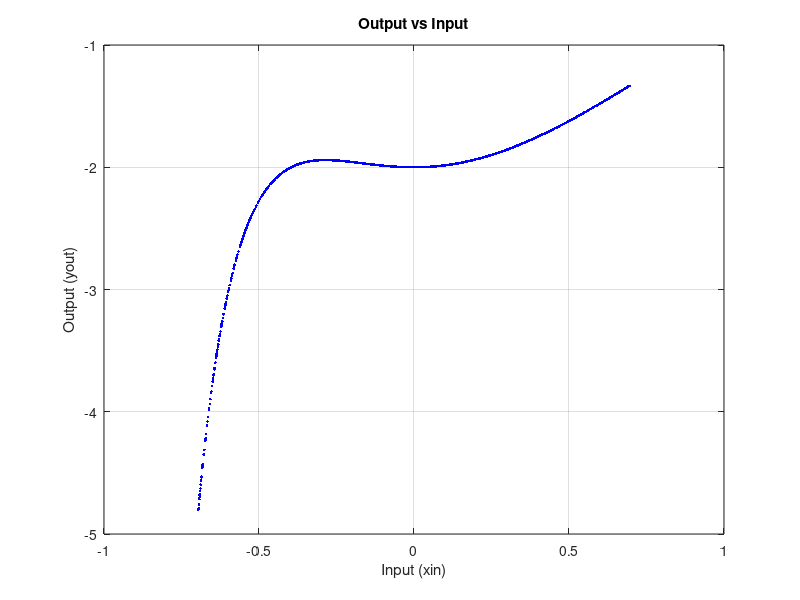
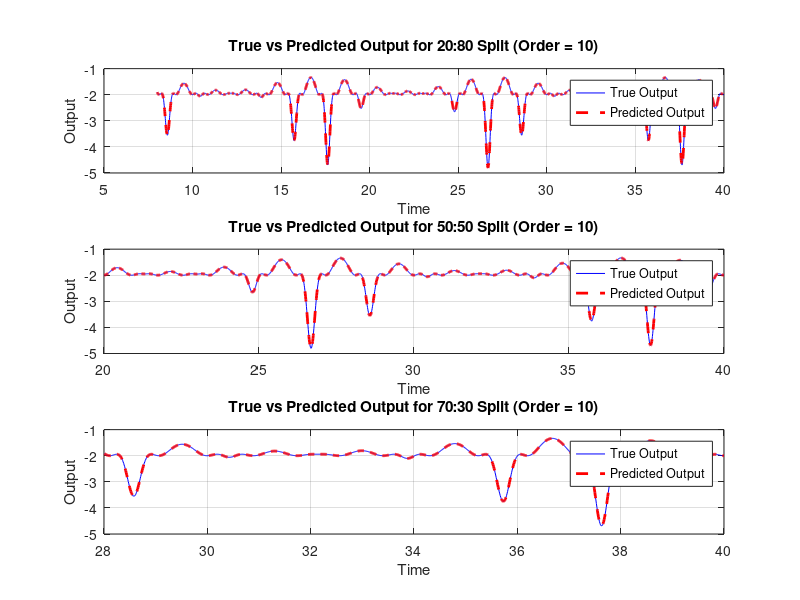
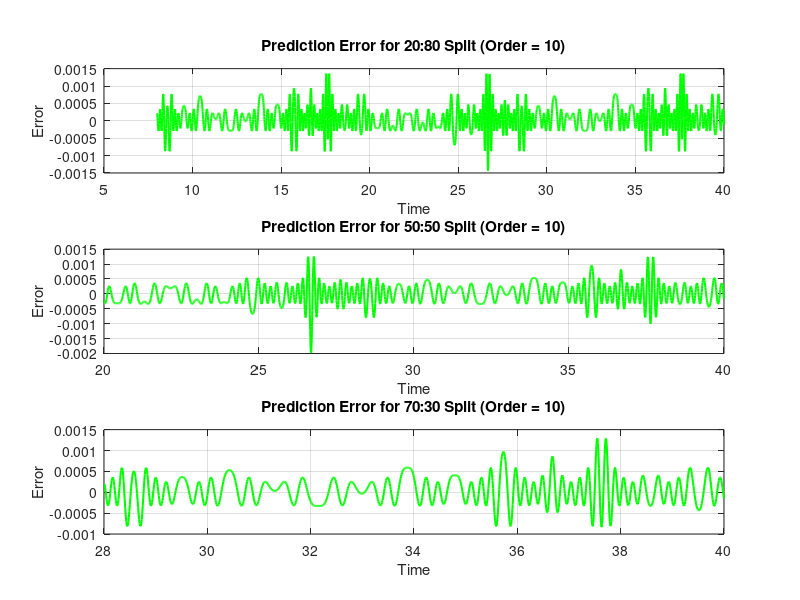
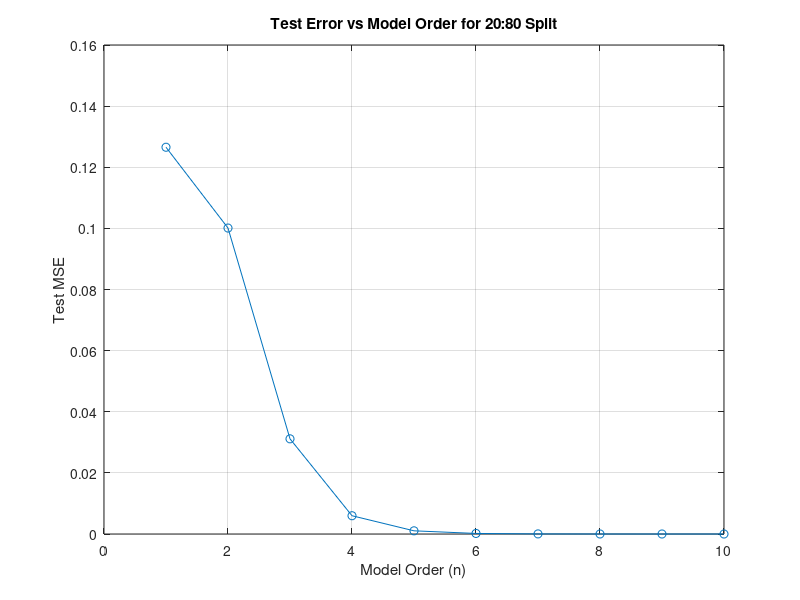

Write the MATLAB code that produced these figures, in order.
%% Black Box Modeling using Linear Regression
%this script performs black box modeling of an unknown system using linear 
%least squares regression approach.

clear all; close all; clc;

%% Step 1: Load the data file and plot the output vs input
%load the data file
load('lsqfit_data.mat');

%plot the input vs output
figure;
plot(xin, yout, 'b.');
xlabel('Input (xin)');
ylabel('Output (yout)');
title('Output vs Input');
grid on;

%% Step 2: Split the data for train and test purposes

%total number of data points
N = length(xin);

%define the split ratios
split_ratios = [0.2, 0.5, 0.7];
split_names = {'20:80', '50:50', '70:30'};

%initialize variables to store results
best_orders = zeros(length(split_ratios), 1);
min_errors = zeros(length(split_ratios), 1);
max_order = 10; %maximum order to test

%initialize figures for test outputs and errors
figure_test = figure('Position', [100, 100, 1200, 800]);
figure_error = figure('Position', [100, 100, 1200, 800]);

%% Step 3 & 4: Find optimal model order and plot results for each split ratio
for s = 1:length(split_ratios)
    %calculate the number of training samples
    n_train = round(N * split_ratios(s));
    
    %split the data
    %training data
    xin_train = xin(1:n_train);
    yout_train = yout(1:n_train);
    t_train = t(1:n_train);
    
    %testing data
    xin_test = xin(n_train+1:end);
    yout_test = yout(n_train+1:end);
    t_test = t(n_train+1:end);
    
    %initialize variables to store errors for different orders
    test_errors = zeros(max_order, 1);
    best_predictions = [];
    
    %loop through different model orders
    for order = 1:max_order
        %create the Z matrix for training
        Z_train = zeros(n_train, order+1);
        for i = 0:order
            Z_train(:, i+1) = xin_train.^i;
        end
        
        %calculate the weight vector a using least squares
        a = (Z_train' * Z_train) \ (Z_train' * yout_train');
        
        %create the Z matrix for testing
        n_test = length(xin_test);
        Z_test = zeros(n_test, order+1);
        for i = 0:order
            Z_test(:, i+1) = xin_test.^i;
        end
        
        %calculate the predicted output
        yout_test_pred = Z_test * a;
        
        %calculate the testing error (Mean Squared Error)
        test_error = mean((yout_test' - yout_test_pred).^2);
        test_errors(order) = test_error;
        
        %save the best prediction
        if order == 1 || test_error < min_errors(s)
            min_errors(s) = test_error;
            best_orders(s) = order;
            best_predictions = yout_test_pred;
        end
    end
    
    %plot the test errors for different orders
    figure;
    plot(1:max_order, test_errors, 'o-');
    xlabel('Model Order (n)');
    ylabel('Test MSE');
    title(['Test Error vs Model Order for ' split_names{s} ' Split']);
    grid on;
    
    %plot the true output and predicted output for the best model order
    figure(figure_test);
    subplot(length(split_ratios), 1, s);
    plot(t_test, yout_test, 'b-', t_test, best_predictions, 'r--', 'LineWidth', 2);
    xlabel('Time');
    ylabel('Output');
    title(['True vs Predicted Output for ' split_names{s} ' Split (Order = ' num2str(best_orders(s)) ')']);
    legend('True Output', 'Predicted Output');
    grid on;
    
    %plot the error for the best model
    figure(figure_error);
    subplot(length(split_ratios), 1, s);
    plot(t_test, yout_test' - best_predictions, 'g-', 'LineWidth', 1.5);
    xlabel('Time');
    ylabel('Error');
    title(['Prediction Error for ' split_names{s} ' Split (Order = ' num2str(best_orders(s)) ')']);
    grid on;
    
    %display the results
    fprintf('Split %s: Best Order = %d, Minimum Test MSE = %.6e\n', ...
        split_names{s}, best_orders(s), min_errors(s));
end

%% Step 5: Select the best model for 70:30 split and plot the comparison
%use the 70:30 split (which is the last one we processed)
n_train = round(N * split_ratios(end));

%split the data
xin_train = xin(1:n_train);
yout_train = yout(1:n_train);
t_train = t(1:n_train);

xin_test = xin(n_train+1:end);
yout_test = yout(n_train+1:end);
t_test = t(n_train+1:end);

%get the best order for 70:30 split
best_order = best_orders(end);

%create the Z matrix for training
Z_train = zeros(n_train, best_order+1);
for i = 0:best_order
    Z_train(:, i+1) = xin_train.^i;
end

%calculate the weight vector a using least squares
a = (Z_train' * Z_train) \ (Z_train' * yout_train');

%create the Z matrix for testing
n_test = length(xin_test);
Z_test = zeros(n_test, best_order+1);
for i = 0:best_order
    Z_test(:, i+1) = xin_test.^i;
end

%calculate the predicted output
yout_test_pred = Z_test * a;

%final plot for the 70:30 split
figure;
plot(t_test, yout_test, 'b-', t_test, yout_test_pred, 'r--', 'LineWidth', 2);
xlabel('Time');
ylabel('Output');
title(['Final Comparison: True vs Predicted Output for 70:30 Split (Order = ' num2str(best_order) ')']);
legend('True Output', 'Predicted Output');
grid on;

%display the weight vector
fprintf('\nOptimal weight vector for 70:30 split (Order = %d):\n', best_order);
for i = 0:best_order
    fprintf('a_%d = %.6e\n', i, a(i+1));
end

%calculate the final test MSE
final_mse = mean((yout_test' - yout_test_pred).^2);
fprintf('\nFinal Test MSE for 70:30 split: %.6e\n', final_mse);
